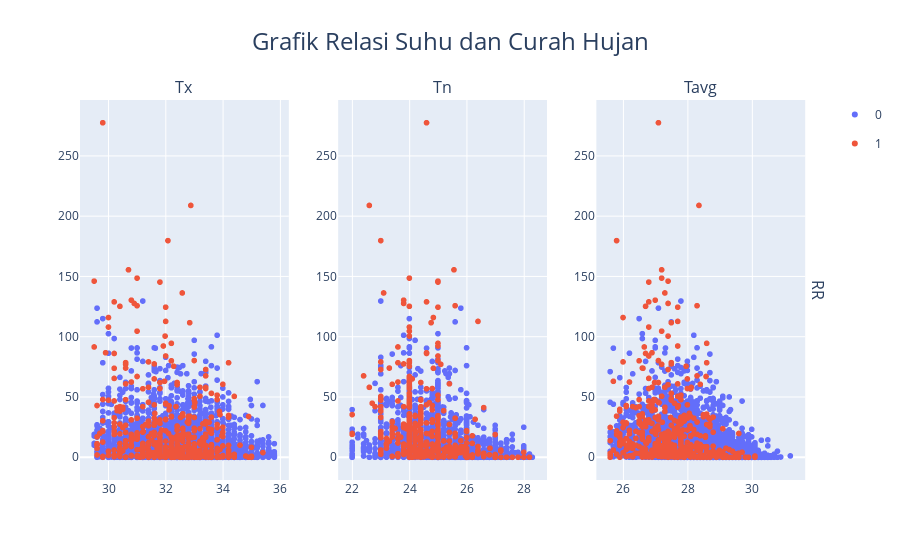

Notebook source saved alongside this figure:
### Code cell
temp=['Tx','Tn','Tavg']
df_fixed["flood"] = df_fixed["flood"].astype(str)
fig1 = px.scatter(df_fixed,x='Tx',y='RR', color='flood')
fig2 = px.scatter(df_fixed,x='Tn',y='RR', color='flood')
fig3 = px.scatter(df_fixed,x='Tavg',y='RR', color='flood')
fig = make_subplots(rows=1, cols=3,
                    column_titles = temp,
                    row_titles = ['RR'],
                    shared_yaxes=False)
fig.add_trace(fig1['data'][0], row=1, col=1)
fig.add_trace(fig1['data'][1], row=1, col=1)

fig.add_trace(fig2['data'][0], row=1, col=2)
fig.add_trace(fig2['data'][1], row=1, col=2)

fig.add_trace(fig3['data'][0], row=1, col=3)
fig.add_trace(fig3['data'][1], row=1, col=3)
names = set()
fig.for_each_trace(
    lambda trace:
        trace.update(showlegend=False)
        if (trace.name in names) else names.add(trace.name))
fig.update_layout(
    title=dict(
        text="Grafik Relasi Suhu dan Curah Hujan",
        font=dict(size=24),
        x=0.5,
        xref="paper"
    )
)
fig.show()

### Figure 1 — Plotly figure (JSON) as saved in the notebook; plotly's stock layout.template omitted (floating-point values rounded to 4 significant figures; data arrays with more than 128 entries replaced by an {"elided": "..."} marker saying what was removed)
{"data": [{"hovertemplate": "flood=0<br>Tx=%{x}<br>RR=%{y}<extra></extra>", "legendgroup": "0", "marker": {"color": "#636efa", "symbol": "circle"}, "mode": "markers", "name": "0", "showlegend": true, "type": "scattergl", "x": {"elided": "5832 float values"}, "xaxis": "x", "y": {"elided": "5832 float values"}, "yaxis": "y"}, {"hovertemplate": "flood=1<br>Tx=%{x}<br>RR=%{y}<extra></extra>", "legendgroup": "1", "marker": {"color": "#EF553B", "symbol": "circle"}, "mode": "markers", "name": "1", "showlegend": true, "type": "scattergl", "x": {"elided": "476 float values"}, "xaxis": "x", "y": {"elided": "476 float values"}, "yaxis": "y"}, {"hovertemplate": "flood=0<br>Tn=%{x}<br>RR=%{y}<extra></extra>", "legendgroup": "0", "marker": {"color": "#636efa", "symbol": "circle"}, "mode": "markers", "name": "0", "showlegend": false, "type": "scattergl", "x": {"elided": "5832 float values"}, "xaxis": "x2", "y": {"elided": "5832 float values"}, "yaxis": "y2"}, {"hovertemplate": "flood=1<br>Tn=%{x}<br>RR=%{y}<extra></extra>", "legendgroup": "1", "marker": {"color": "#EF553B", "symbol": "circle"}, "mode": "markers", "name": "1", "showlegend": false, "type": "scattergl", "x": {"elided": "476 float values"}, "xaxis": "x2", "y": {"elided": "476 float values"}, "yaxis": "y2"}, {"hovertemplate": "flood=0<br>Tavg=%{x}<br>RR=%{y}<extra></extra>", "legendgroup": "0", "marker": {"color": "#636efa", "symbol": "circle"}, "mode": "markers", "name": "0", "showlegend": false, "type": "scattergl", "x": {"elided": "5832 float values"}, "xaxis": "x3", "y": {"elided": "5832 float values"}, "yaxis": "y3"}, {"hovertemplate": "flood=1<br>Tavg=%{x}<br>RR=%{y}<extra></extra>", "legendgroup": "1", "marker": {"color": "#EF553B", "symbol": "circle"}, "mode": "markers", "name": "1", "showlegend": false, "type": "scattergl", "x": {"elided": "476 float values"}, "xaxis": "x3", "y": {"elided": "476 float values"}, "yaxis": "y3"}], "layout": {"annotations": [{"font": {"size": 16}, "showarrow": false, "text": "Tx", "x": 0.1411, "xanchor": "center", "xref": "paper", "y": 1, "yanchor": "bottom", "yref": "paper"}, {"font": {"size": 16}, "showarrow": false, "text": "Tn", "x": 0.49, "xanchor": "center", "xref": "paper", "y": 1, "yanchor": "bottom", "yref": "paper"}, {"font": {"size": 16}, "showarrow": false, "text": "Tavg", "x": 0.8389, "xanchor": "center", "xref": "paper", "y": 1, "yanchor": "bottom", "yref": "paper"}, {"font": {"size": 16}, "showarrow": false, "text": "RR", "textangle": 90, "x": 0.98, "xanchor": "left", "xref": "paper", "y": 0.5, "yanchor": "middle", "yref": "paper"}], "title": {"font": {"size": 24}, "text": "Grafik Relasi Suhu dan Curah Hujan", "x": 0.5, "xref": "paper"}, "xaxis": {"anchor": "y", "domain": [0, 0.2822]}, "xaxis2": {"anchor": "y2", "domain": [0.3489, 0.6311]}, "xaxis3": {"anchor": "y3", "domain": [0.6978, 0.98]}, "yaxis": {"anchor": "x", "domain": [0, 1]}, "yaxis2": {"anchor": "x2", "domain": [0, 1]}, "yaxis3": {"anchor": "x3", "domain": [0, 1]}}}
